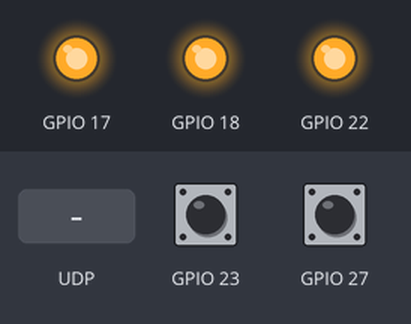
A program run on a simulated Raspberry Pi (BCM pin numbers). On the bench: output pins drawn as LEDs (lit = HIGH). The test bench sets the inputs (shaded band); at power-on: GPIO 23 HIGH, GPIO 27 HIGH. Threads take turns every 2 ms.

Above: at 1.2 s.
1.3 s: UDP packet "LED ON" arrives
At 2.5 s:
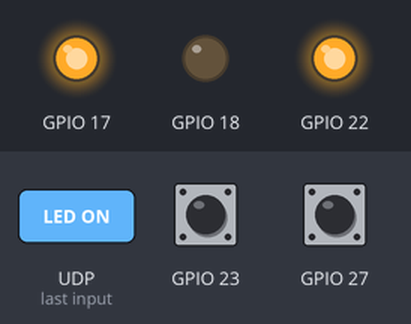
4.3 s: UDP packet "LED OFF" arrives
At 4.8 s:
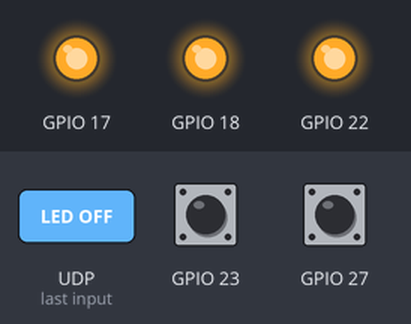
Timing chart, 0 to 7.3 s (numbered marks = the images above; inputs shaded):
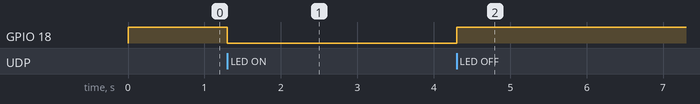

Measured:
- after the input at 1.3 s, GPIO 18: HIGH → LOW at once
- after the input at 4.3 s, GPIO 18: LOW → HIGH at once

The program:

lat26.py
```python
#SOCKET PROGRAMMING: UDP server
#connect to GPIO

import RPi.GPIO as GPIO
import smbus
import socket
import time
import threading

def decToBCD(dec):
  return ((dec//10)*16) + (dec % 10)

def BCDToDec(bcd):
  return ((bcd//16)*10) + (bcd % 16)

def FlipFlop():
  while True:
    data,addr = UDPSock.recvfrom(1024)
#    print data.strip().upper(),addr
    if data.strip().upper() == 'LED ON':
      GPIO.output(18,GPIO.LOW) #Merah ON
      UDPSock.sendto("Merah ON = OK\n",addr)
    elif data.strip().upper() == 'LED OFF':
      GPIO.output(18,GPIO.HIGH) #Merah OFF
      UDPSock.sendto("Merah OFF = OK\n",addr)

def KirimTemp():
  while True:
    if GPIO.input(27) == GPIO.LOW:
      UDPSock.sendto("suhu",("192.168.80.208",5559))
      data_temp,addr = UDPSock.recvfrom(100)
      print data_temp.strip(),addr
      while GPIO.input(27) == GPIO.LOW:
        time.sleep(0.01)
    else:
      time.sleep(0.01)

def KirimToggle():
  state_toggle = 0
  while True:
    if state_toggle == 0 and GPIO.input(23) == GPIO.LOW:
      state_toggle = 1
      print "Toggle 1 - taufiq"
      UDPSock.sendto("toggle1\n",("192.168.80.208",5559))
      time.sleep(0.25)
      while GPIO.input(23) == GPIO.LOW:
        time.sleep(0.01)
    elif state_toggle == 1 and GPIO.input(23) == GPIO.LOW:
      state_toggle = 0
      print "Toggle 0 - taufiq"
      UDPSock.sendto("toggle0\n",("192.168.80.208",5559))
      time.sleep(0.25)
      while GPIO.input(23) == GPIO.LOW:
        time.sleep(0.01)
    else:
      time.sleep(0.01)

GPIO.setmode(GPIO.BCM)
GPIO.setup(18,GPIO.OUT)   #LED Merah
GPIO.setup(17,GPIO.OUT)   #LED Kuning
GPIO.setup(22,GPIO.OUT)   #LED Hijau
GPIO.output(18,GPIO.HIGH) #Merah OFF
GPIO.output(17,GPIO.HIGH) #Kuning OFF
GPIO.output(22,GPIO.HIGH) #Hijau OFF
GPIO.setup(27,GPIO.IN)    #Push Button 0
GPIO.setup(23,GPIO.IN)    #Push Button 1

bus = smbus.SMBus(1) #menunjuk bus I2C 1

UDPSock = socket.socket(socket.AF_INET, socket.SOCK_DGRAM)

#listen on port 5559
#(to all IP Addresses on this system)
listen_addr = ("",5559)
UDPSock.bind(listen_addr)

thread1 = threading.Thread(target=FlipFlop)
thread1.daemon = True
thread1.start()
thread2 = threading.Thread(target=KirimTemp)
thread2.daemon = True
thread2.start()
thread3 = threading.Thread(target=KirimToggle)
thread3.daemon = True
thread3.start()

try:
  while True:
    time.sleep(0.01)
except KeyboardInterrupt:
  UDPSock.close()
  GPIO.cleanup()
  print "Selesai"
```
